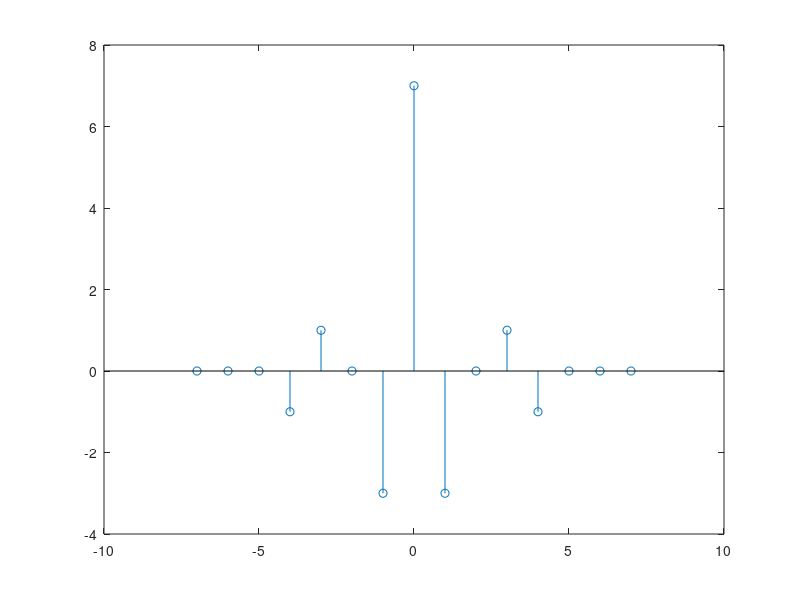

Write MATLAB code to recreate this figure.
x=[1 -1 2 0 -1 0 0 0];
l1=0;
u1=7;
x1=l1:1:u1;%limit of sequence x(n)
%second sequence
y=[1 -1 2 0 -1 0 0 0];
l2=0;
u2=7;
y1=l2:1:u2;%limit of sequence h(n)
z=fliplr(y);% elements flipped left to right
l3=-u2;%lower limit of y(-n)
u3=-l2;%upper limit of y(-n)
h3=l3:1:u3;%limit of y(-n)
l=l1+l3;
u=u1+u3;
a=l:1:u;%limit of output sequence y(n)
m=length(x);%length of sequence x(n)
n=length(z);%length of sequence h(n)
X=[x,zeros(1,n)];
Y=[y,zeros(1,m)];
Z=[z,zeros(1,m)];
for i=1:n+m-1
    A(i)=0;
    for j=1:m
        if((i-j+1)>0)
            A(i)=A(i)+(X(j)*Z(i-j+1));
        else
        end
    end
end
stem(a,A);